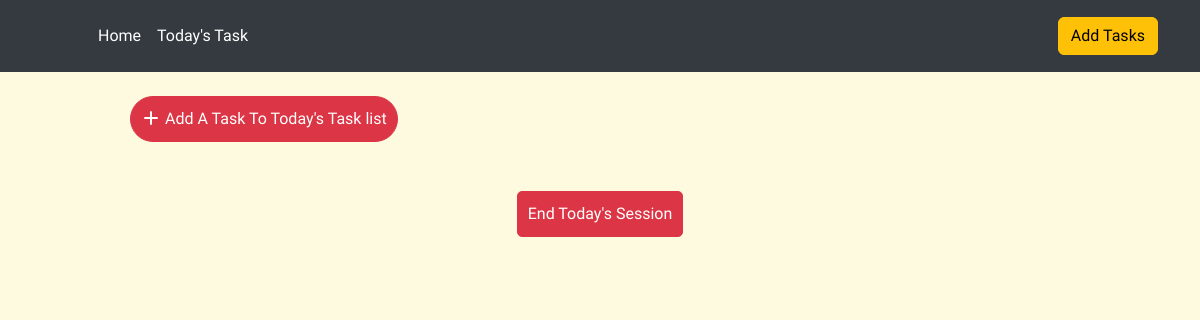
The page /today on the database as committed earlier.
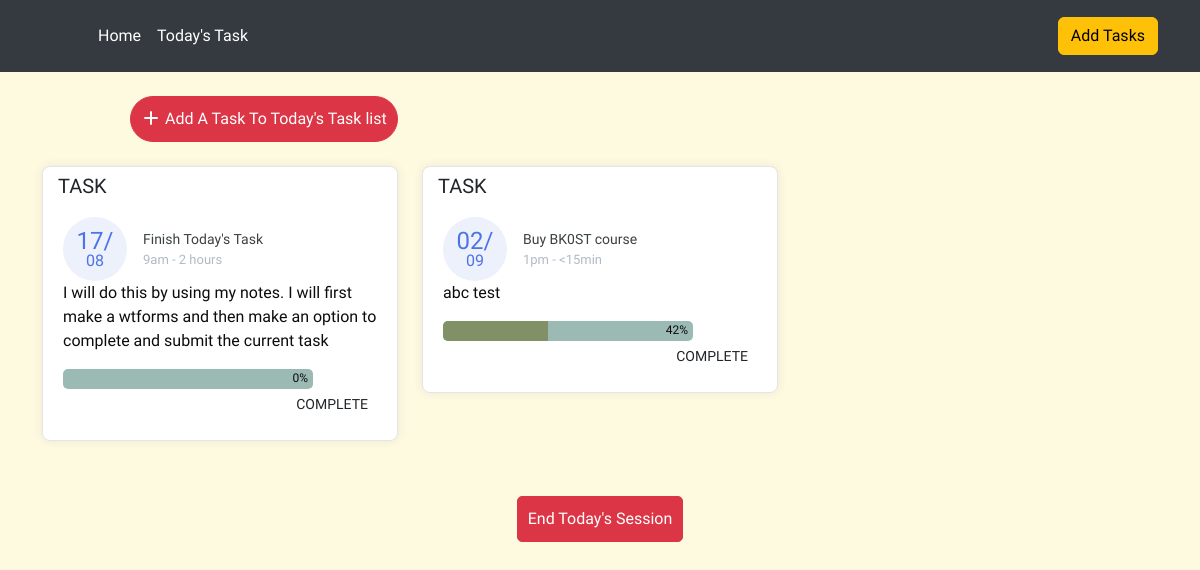
The same page on the database as committed later.
### main.py (models this page shows)
class Task(db.Model):
    id: Mapped[int] = mapped_column(Integer, primary_key=True)
    name: Mapped[str] = mapped_column(String(250), nullable=False, unique=True)
    deadline: Mapped[str] = mapped_column(String(250), nullable=True, unique=False)
    progress_bar: Mapped[int] = mapped_column(Integer, nullable=False, unique=False)
    parent: Mapped[int] = mapped_column(Integer, unique=False)
    description: Mapped[str] = mapped_column(String(2000), nullable=True)
    duration: Mapped[str] = mapped_column(String(250), nullable=True)
    start_time: Mapped[str] = mapped_column(String(250), nullable=True)
    today: Mapped[int] = mapped_column(Integer, nullable=False)

### main.py (the view, shortened to what this page needs)
@app.route("/today", methods=["GET", 'POST'])
def today():
    global list_of_today_task
    choice = request.args.get("choice")
    task = request.args.get("task")
    get_task()
    form = TodayForm(start_time="9am")
    if choice == "form":
        for task_combo in local_task:
            if task_combo["main_task"].name == request.args.get("task_name"):
                templist = [subtask.name for subtask in task_combo['sub_task'] if subtask.progress_bar < 100]
                form.name.choices = templist
    elif choice == 'submit':
        with app.app_context():
            submitted_task = db.session.execute(db.select(Task).where(Task.name == task)).scalar()
            submitted_task.today = 0
            db.session.commit()
    with app.app_context():
        list_of_today_task = db.session.execute(db.select(Task).where(Task.today == 1)).scalars().all()
    return render_template("today.html", choice=choice, main_list=list_of_main_task, form=form, list=list_of_today_task, task=task)

### main.py (called while the page is built)
def update_percent():
    for task_combo in local_task:
        if len(task_combo["sub_task"]) != 0:
            medium_percent = 100 / len(task_combo["sub_task"])
            total_percent = 0
            for subtask in task_combo["sub_task"]:
                total_percent = total_percent + subtask.progress_bar*medium_percent/ 100
            with app.app_context():
                main_task_to_update = db.get_or_404(Task, task_combo["main_task"].id)
                main_task_to_update.progress_bar = total_percent
                db.session.commit()

def check_datetoday(input_deadline, choice):
    today = datetime.datetime.today()
    if choice == "date":
        input_datetime = datetime.datetime(input_deadline.year, input_deadline.month, input_deadline.day)
    else:
        input_datetime = datetime.datetime.strptime(input_deadline, "%Y-%m-%d")
    if input_datetime.year == today.year and input_datetime.month == today.month and input_datetime.day == today.day:
        return 0
    if input_datetime > today:
        return 1
    return -1

### templates/today.html (shortened to what this page needs)
<!DOCTYPE html>
<html lang="en">
{% include "header.html" %}
<body>
    <br/>
    <a href="{{ url_for('today', choice='add') }}"><button type="button" class="btn btn-danger add-today-button"><i class="fa-solid fa-plus"></i> Add A Task To Today's Task list</button></a>
    <br/><br/>
    <div class="container">
        <div class="row">
            {% for task in list: %}
                <div class="col-lg-4">
                    <div class="meeting-card-wrapper">
                        <div class="meeting-card meeting-card-margin">
                            <div class="meeting-card-header no-border">
                                <h5 class="meeting-card-title">TASK</h5>
                            </div>
                            <div class="meeting-card-body pt-0">
                                <div class="widget-49">
                                    <div class="widget-49-title-wrapper">
                                        <div class="widget-49-date-primary">
                                            <span class="widget-49-date-day">{{ task['deadline'].split('-')[-1] }}/</span>
                                            <span class="widget-49-date-month">{{ task['deadline'].split('-')[-2] }}</span>
                                        </div>
                                        <div class="widget-49-meeting-info">
                                            <span class="widget-49-pro-title">{{ task['name'] }}</span>
                                            <span class="widget-49-meeting-time">{{ task['start_time'] }} - {{ task['duration'] }}</span>
                                        </div>
                                    </div>
                                    <p>{{ task['description'] }}</p>
                                    <div class="progress">
                                        <div class="progress__fill" style="width: {{ task['progress_bar'] }}%;"></div>
                                        <span class="progress__text">{{ task['progress_bar']}}%</span>
                                    </div>
                                    {% if choice == 'end' or choice == 'increase' or choice == 'decrease' %}
                                        <div class="increase-font widget-49-meeting-action">
                                            <a href="{{ url_for('today', choice='increasing', task=task['name']) }}" class="increase-font btn btn-sm btn-flash-border-primary">Increase</a>
                                        </div>
                                        <div class="increase-font widget-49-meeting-action">
                                            <a href="{{ url_for('today', choice='decreasing', task=task['name']) }}" class="increase-font btn btn-sm btn-flash-border-primary">Decrease</a>
                                        </div>
                                        <div class="increase-font widget-49-meeting-action">
                                            <a href="{{ url_for('edit', choice='custom', task=task['id']) }}" class="increase-font btn btn-sm btn-flash-border-primary">Custom</a>
                                        </div>
                                        <div class="widget-49-meeting-action">
                                            <a href="{{ url_for('today', choice='submit', task=task['name']) }}" class="btn btn-sm btn-flash-border-primary"><button type="button" class="btn btn-success">Submit</button></a>
                                        </div>
                                    {% else %}
                                    <div class="widget-49-meeting-action">
                                        <a href="{{ url_for('today', choice='finish1', task=task['name']) }}" class="btn btn-sm btn-flash-border-primary">Complete</a>
                                    </div>
                                    {% endif %}
                                </div>
                            </div>
                        </div>
                    </div>
                </div>
            {% endfor %}
        </div>
    </div>
    <div class="middle">
        <br/><br/><br/><br/>
        <a href="{{ url_for('today', choice='end') }}"><button type="button" class="btn btn-danger end-today-session"></i>End Today's Session</button></a>
    </div>
</body>
</html>

### templates/header.html (shortened to what this page needs)
<head>
    <link href="https://cdn.jsdelivr.net/npm/bootstrap@5.3.7/dist/css/bootstrap.min.css" rel="stylesheet">
    <link href="{{ url_for('static',filename='style.css') }}" rel="stylesheet" />
    <link rel="stylesheet" href="https://cdnjs.cloudflare.com/ajax/libs/font-awesome/7.0.0/css/all.min.css" />
</head>
<header class="p-3 bg-dark text-white">
    <div class="container">
        <div class="d-flex flex-wrap align-items-center justify-content-center justify-content-lg-start">
            <a href="/" class="d-flex align-items-center mb-2 mb-lg-0 text-white text-decoration-none">
                <svg class="bi me-2" width="40" height="32" role="img" aria-label="Bootstrap">
                    <use xlink:href="#bootstrap"></use>
                </svg>
            </a>
            <ul class="nav col-12 col-lg-auto me-lg-auto mb-2 justify-content-center mb-md-0">
                <li><a href="{{ url_for('home') }}" class="nav-link px-2 text-white active">Home</a></li>
                <li><a href="{{ url_for('today') }}" class="nav-link px-2 text-white">Today's Task</a></li>
            </ul>
            <div class="text-end">
                <a type="button" class="btn btn-warning" href="{{ url_for('add') }}">Add Tasks</a>
            </div>
        </div>
    </div>
</header>

### static/style.css (style rules this page uses)
body { font-family: "Open Sans", sans-serif; color: #0c0c0c; background-color: #FEFAE0; overflow-x: hidden; }
a, a:hover, a:focus { text-decoration: none; }
.btn, .btn:focus { outline: none !important; -webkit-box-shadow: none; box-shadow: none; }
.text-white { color: #fff !important; }
.bg-dark { background-color: #343a40 !important; }
.progress { position: relative; width: 250px; height: 20px; background: #9cbab4; border-radius: 5px; overflow: hidden; }
.progress__fill { width: 0%; height: 100; background: #819067; }
.progress__text { position: absolute; top: 0; right: 5px; transform: translateY(0%); }
.middle { display:flex; justify-content: center; align-items: center; }
ul { list-style-type: none; }
.add-today-button { margin-left: 130px; padding: 10px; border-radius: 25px; }
.end-today-session { padding: 10px; border-radius: 5px; }
.meeting-card-wrapper .meeting-card-margin { margin-bottom: 1.875rem; }
.meeting-card-wrapper .meeting-card { border: 0; box-shadow: 0px 0px 10px 0px rgba(82, 63, 105, 0.1); -webkit-box-shadow: 0px 0px 10px 0px rgba(82, 63, 105, 0.1); -moz-box-shadow: 0px 0px 10px 0px rgba(82, 63, 105, 0.1); -ms-box-shadow: 0px 0px 10px 0px rgba(82, 63, 105, 0.1); position: relative; display: flex; flex-direction: column; min-width: 0; word-wrap: break-word; background-color: #ffffff; background-clip: border-box; border: 1px solid #e6e4e9; border-radius: 8px; }
.meeting-card-wrapper .meeting-card .meeting-card-header.no-border { border: 0; }
.meeting-card-wrapper .meeting-card .meeting-card-header { background: none; padding: 0 0.9375rem; font-weight: 500; display: flex; align-items: center; min-height: 50px; border-radius: calc(8px - 1px) calc(8px - 1px) 0 0; }
.meeting-card-wrapper .meeting-card .meeting-card-body { flex: 1 1 auto; padding: 1.25rem; }
.meeting-card-wrapper .meeting-card .meeting-card-body.pt-0 { padding-top: 0; }
.meeting-card-wrapper .meeting-card .meeting-card-title { margin-bottom: 0.75rem; color: #212529; font-size: 1.25rem; font-weight: 500; }
.meeting-card-wrapper .widget-49 .widget-49-title-wrapper { display: flex; align-items: center; }
.meeting-card-wrapper .widget-49 .widget-49-title-wrapper .widget-49-date-primary { display: flex; align-items: center; justify-content: center; flex-direction: column; background-color: #edf1fc; width: 4rem; height: 4rem; border-radius: 50%; }
.meeting-card-wrapper .widget-49 .widget-49-title-wrapper .widget-49-date-primary .widget-49-date-day { color: #4e73e5; font-weight: 500; font-size: 1.5rem; line-height: 1; }
.meeting-card-wrapper .widget-49 .widget-49-title-wrapper .widget-49-date-primary .widget-49-date-month { color: #4e73e5; line-height: 1; font-size: 1rem; text-transform: uppercase; }
.meeting-card-wrapper .widget-49 .widget-49-title-wrapper .widget-49-meeting-info { display: flex; flex-direction: column; margin-left: 1rem; }
.meeting-card-wrapper .widget-49 .widget-49-title-wrapper .widget-49-meeting-info .widget-49-pro-title { color: #3c4142; font-size: 14px; }
.meeting-card-wrapper .widget-49 .widget-49-title-wrapper .widget-49-meeting-info .widget-49-meeting-time { color: #B1BAC5; font-size: 13px; }
.meeting-card-wrapper .widget-49 .widget-49-meeting-action { text-align: right; }
.meeting-card-wrapper .widget-49 .widget-49-meeting-action a { text-transform: uppercase; }

Rows that differ between the two databases and show on the page:
now on this page (row edited): Task: deadline "17", deadline "08", name "Finish Today's Task", start_time "9am", duration "2 hours", description "I will do this by using my notes. I will first make a wtforms and then make an option to complete and submit the current task", progress_bar "0"
now on this page (row edited): Task: deadline "02", deadline "09", name "Buy BK0ST course", start_time "1pm", duration "<15min", description "abc test", progress_bar "42"
